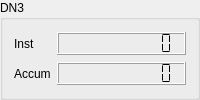
        <widget class="QGroupBox" name="gBox_StdDN3">
         <property name="title">
          <string>DN3</string>
         </property>
         <layout class="QGridLayout" name="gridLayout_14">
          <item row="0" column="0">
           <widget class="QLabel" name="label_40">
            <property name="sizePolicy">
             <sizepolicy hsizetype="Fixed" vsizetype="Preferred">
              <horstretch>0</horstretch>
              <verstretch>0</verstretch>
             </sizepolicy>
            </property>
            <property name="minimumSize">
             <size>
              <width>30</width>
              <height>20</height>
             </size>
            </property>
            <property name="text">
             <string>Inst</string>
            </property>
           </widget>
          </item>
          <item row="0" column="1">
           <widget class="QLCDNumber" name="lcdInstStdMeter_3">
            <property name="sizePolicy">
             <sizepolicy hsizetype="Preferred" vsizetype="Fixed">
              <horstretch>0</horstretch>
              <verstretch>0</verstretch>
             </sizepolicy>
            </property>
            <property name="minimumSize">
             <size>
              <width>40</width>
              <height>0</height>
             </size>
            </property>
            <property name="numDigits">
             <number>10</number>
            </property>
            <property name="segmentStyle">
             <enum>QLCDNumber::Flat</enum>
            </property>
           </widget>
          </item>
          <item row="1" column="0">
           <widget class="QLabel" name="label_41">
            <property name="sizePolicy">
             <sizepolicy hsizetype="Fixed" vsizetype="Preferred">
              <horstretch>0</horstretch>
              <verstretch>0</verstretch>
             </sizepolicy>
            </property>
            <property name="minimumSize">
             <size>
              <width>30</width>
              <height>20</height>
             </size>
            </property>
            <property name="text">
             <string>Accum</string>
            </property>
           </widget>
          </item>
          <item row="1" column="1">
           <widget class="QLCDNumber" name="lcdAccumStdMeter_3">
            <property name="sizePolicy">
             <sizepolicy hsizetype="Preferred" vsizetype="Fixed">
              <horstretch>0</horstretch>
              <verstretch>0</verstretch>
             </sizepolicy>
            </property>
            <property name="minimumSize">
             <size>
              <width>40</width>
              <height>0</height>
             </size>
            </property>
            <property name="numDigits">
             <number>10</number>
            </property>
            <property name="segmentStyle">
             <enum>QLCDNumber::Flat</enum>
            </property>
           </widget>
          </item>
         </layout>
        </widget>
